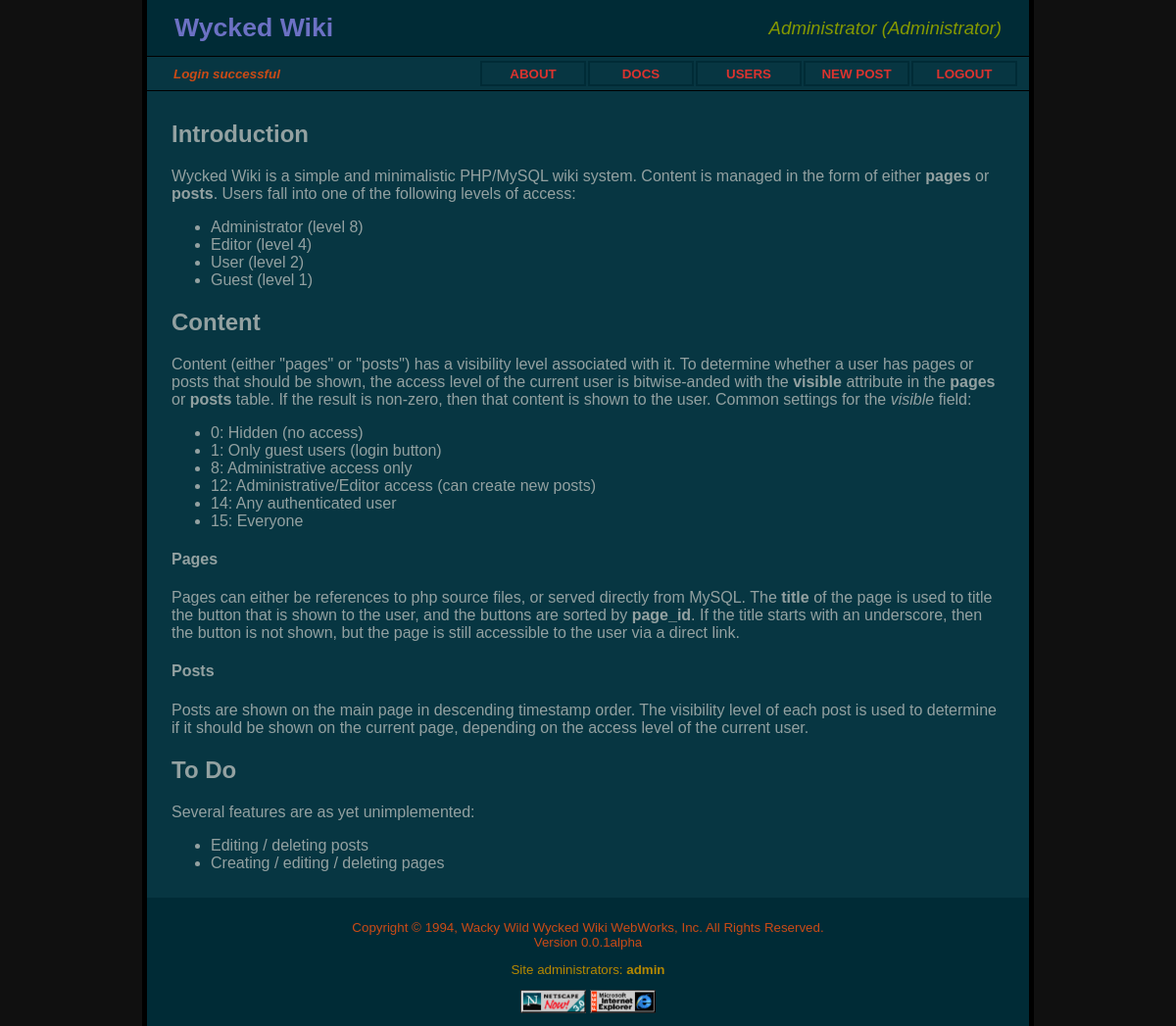
The page /page.php?page=docs (signed in) on the database its author committed.
### tables this page shows
CREATE TABLE `pages` (
  `page_id` int(11) NOT NULL,
  `visible` int(11) DEFAULT '14',
  `title` varchar(30) NOT NULL,
  `file` varchar(50) DEFAULT NULL,
  `page` text,
  PRIMARY KEY (`page_id`)
);

CREATE TABLE `users` (
  `username` varchar(20) NOT NULL DEFAULT '',
  `password` varchar(50) DEFAULT NULL,
  `fullname` varchar(50) DEFAULT NULL,
  `access` int(11) DEFAULT NULL,
  PRIMARY KEY (`username`)
);

### config.php (called while the page is built, shortened)
<?php
$WYCKED_TITLE = "Wycked Wiki";
$WYCKED_FOOTER = "Copyright &copy; 1994, Wacky Wild Wycked Wiki WebWorks, Inc.  All Rights Reserved.";
$WYCKED_VERSION = "0.0.1alpha";
?>

### page.php (the view, shortened to what this page needs)
<!DOCTYPE html>
<html>
<head>
<link rel="stylesheet" href="style.css">
</head>
<body>
<?php
require_once("config.php");
include("header.php");
if (isset($_SESSION) && isset($_SESSION["access"])) {
    $access = $_SESSION["access"];
} else {
    $access = 1;
}
if (isset($_GET["page"])) {
    $title = $_GET["page"];
    $db = mysqli_connect($DB_HOSTNAME, $DB_USERNAME, $DB_PASSWORD, $DB_DATABASE);
    $result = mysqli_query($db, "select visible, page "
                                    . "from pages where title = '" . $title . "'");
    $count = mysqli_num_rows($result);
    if ($count==0) {
        $_SESSION["status"] = "PAGE NOT FOUND";
        header("Location: index.php");
    } else {
        $row = mysqli_fetch_assoc($result);
        if ($access & $row["visible"]) {
            echo '<div class="bodydiv">';
            echo '</div>';
        } else {
            $_SESSION["status"] = "UNAUTHORIZED";
            header("Location: index.php");
        }
    }
} else {
    $_SESSION["status"] = "PAGE NOT SPECIFIED";
    header("Location: index.php");
}
include("footer.php");
?>
</body>
</html>

### header.php (shortened to what this page needs)
<div class="headerdiv">
<table><tr>
<td><a href="."><?php echo $WYCKED_TITLE; ?></a></td>
<td class="userinfo">
<?php
if (isset($_SESSION) && isset($_SESSION["access"]) && isset($_SESSION["fullname"])) {
    $access = $_SESSION["access"];
    if ($access == 2) {
        $userinfo = $_SESSION["fullname"] . " (User)";
    } elseif ($access == 4) {
        $userinfo = $_SESSION["fullname"] . " (Editor)";
    } elseif ($access == 8) {
        $userinfo = $_SESSION["fullname"] . " (Administrator)";
    } else {
        $userinfo = "";
    }
} else {
    $access = 1;
    $userinfo = "";
}
echo $userinfo;
?>
</td>
</tr></table>
</div>
<div class="menudiv">
<table><tr>
<td class="status">
<?php
if (isset($_SESSION) && isset($_SESSION["status"])) {
    echo $_SESSION["status"];
}
?>
</td>
<?php
$db = mysqli_connect($DB_HOSTNAME, $DB_USERNAME, $DB_PASSWORD, $DB_DATABASE);
$result = mysqli_query($db, "select * from pages order by page_id");
while ($row = mysqli_fetch_assoc($result)) {
    if (($access & $row["visible"]) && (substr($row["title"], 0, 1) !== "_")) {
        if (is_null($row["file"])) {
            printf('<td class="menuitem"><a href="page.php?page=%s">%s</a></td>',
                   $row["title"],
                   strtoupper($row["title"]));
        } else {
            printf('<td class="menuitem"><a href="%s">%s</a></td>',
                   $row["file"],
                   strtoupper($row["title"]));
        }
    }
}
?>
</tr></table>
</div>

### footer.php (shortened to what this page needs)
<div class="footerdiv">
<p class="copyright">
<?php echo $WYCKED_FOOTER; ?>
<br>Version <?php echo $WYCKED_VERSION ?>
</p>
<p class="admins">
Site administrators:
<?php
$db = mysqli_connect($DB_HOSTNAME, $DB_USERNAME, $DB_PASSWORD, $DB_DATABASE);
$result = mysqli_query($db, "select username from users where access = 8 order by username");
$username_array = array();
while ($row = mysqli_fetch_assoc($result)) {
    $username_array[] = "<b>" . $row["username"] . "</b>";
}
printf(implode(", ", $username_array));
?>
</p>
<img src="images/netscape.png" height=24>
<img src="images/ielogo.png" height=24>
</div>

### style.css (style rules this page uses)
html { background: #101010; }
body { margin: 0 auto; background: #073642; font-family: Verdana, sans-serif; height: all; width: 900px; border-style: solid; border-width: 0px 5px 0px 5px; }
.headerdiv { background-color: #002B36; padding: 10px 25px 10px 25px; }
.headerdiv table { width: 100%; }
.headerdiv a { color: #6C71C4; font-size: 20pt; font-weight: bold; text-decoration: none }
.headerdiv td.userinfo { color: #859900; font-size: 14pt; font-style: italic; text-align: right; }
.menudiv { background-color: #073642; border-style: solid; border-width: 1px 0px 1px 0px; padding: 2px 10px 2px 10px; }
.menudiv a { color: #DC332F; font-size: 10pt; font-weight: bold; text-decoration: none; }
.menudiv td.status { color: #CB4B16; font-size: 10pt; font-style: italic; font-weight: bold; padding: 0px 15px 0px 15px; width: 100%; }
.menudiv td.menuitem { border-style: solid; border-color: #002B36; border-width: 2px 2px 2px 2px; padding: 2px 2px 2px 2px; text-align: center; min-width: 100px; }
.footerdiv { background-color: #002B36; font-size: 10pt; font-weight: normal; padding: 10px 25px 10px 25px; text-align: center; }
.copyright { color: #CB4B16; }
.admins { color: #B58900; }
.bodydiv { color: #93A1A1; font-size: 12pt; font-weight: normal; padding: 10px 25px 10px 25px; }

### rows shown on the page
pages: title "ABOUT"
pages: title "DOCS", visible "Introduction Wycked Wiki is a simple and minimalistic PHP/MySQL wiki system. Content is managed in the form of either pages or posts . Users fall into one of the following levels of access: Administrator (level 8) Editor (level 4) User (level 2) Guest (level 1) Content Content (either \"pages\" or \"posts\") has a visibility level associated with it. To determine whether a user has pages or posts that should be shown, the access level of the current user is bitwise-anded with the visible attribute in the pages or posts table. If the result is non-zero, then that content is shown to the user. Common settings for the visible field: 0: Hidden (no access) 1: Only guest users (login button) 8:…"
pages: title "USERS"
pages: title "NEW POST"
pages: title "LOGOUT"
users: username "admin"

### other values the page prints
$WYCKED_TITLE "Wycked Wiki"
$userinfo "Administrator (Administrator)"
$_SESSION["status"] "Login successful"
$WYCKED_FOOTER "Copyright © 1994, Wacky Wild Wycked Wiki WebWorks, Inc. All Rights Reserved."
$WYCKED_VERSION "0.0.1alpha"
